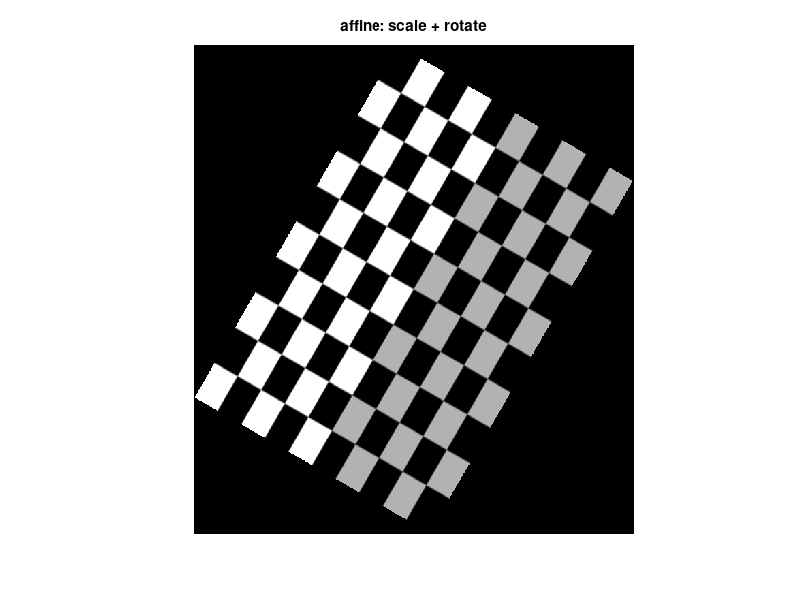
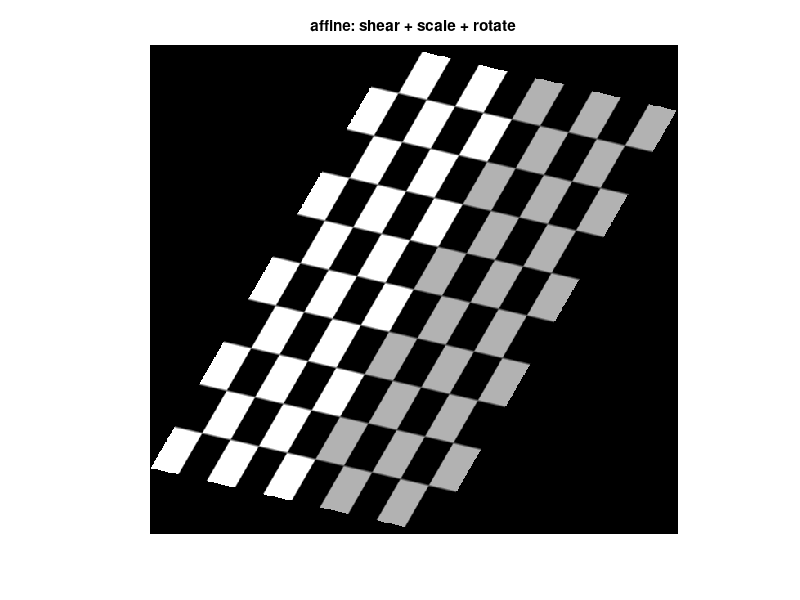
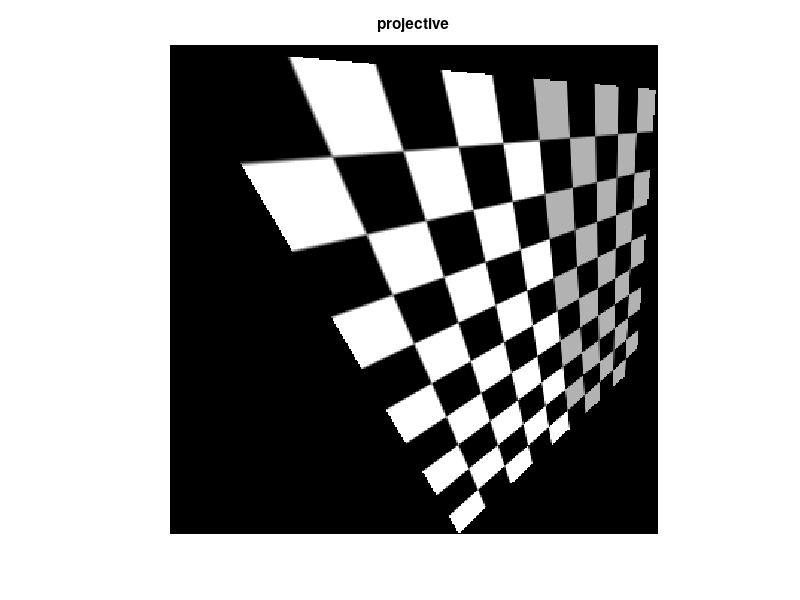

Recreate these plots in MATLAB, in order.
c = checkerboard(20, 5, 5);
sx = 2; sy = 3; theta = pi/6;
A1 = [sx*cos(theta) sx*sin(theta) 0; - sy*sin(theta) sy*cos(theta) 0; 0 0 1 ];
T1 = maketform('affine', A1);
ca1 = imtransform(c, T1);
figure; imshow(ca1); title('affine: scale + rotate');
delta = 0.4;
A2 = [sx*cos(theta) delta*sx*sin(theta) 0; - sy*sin(theta) sy*cos(theta) 0; 0 0 1 ];
T2 = maketform('affine', A2);
ca2 = imtransform(c, T2);
figure; imshow(ca2); title('affine: shear + scale + rotate');
T3 = maketform('projective', [50 5 0.1; 30 50 0.1; 2 1 10]);
cp = imtransform(c,T3);
figure; imshow(cp); title('projective');